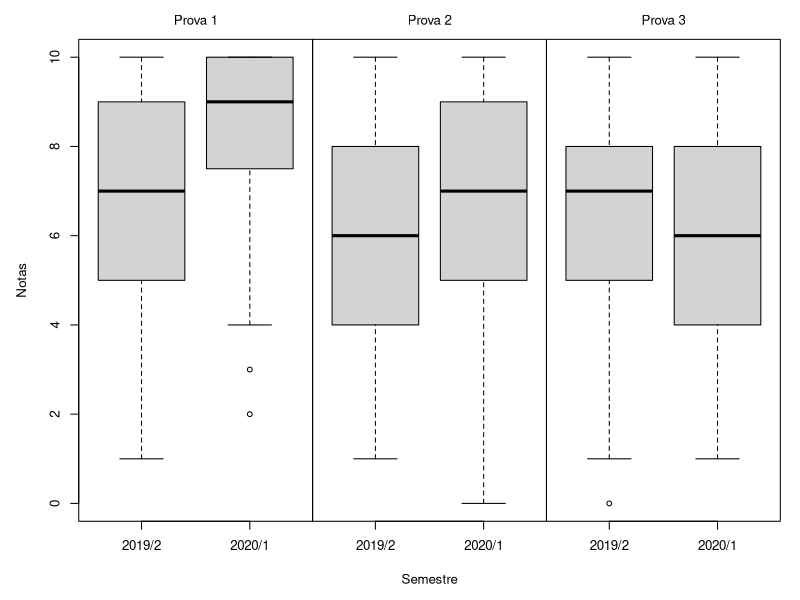

Generate this figure with R:
## ---- chunk 1
knitr::opts_chunk$set(echo = TRUE)
## ---- chunk 2
library(here)

## dados
# notas 2019/2
notas_prova1_20192 <- read.csv2(here("apresentacoes/dados", "notas_prova1_20192.csv"), sep = ",", header = TRUE, encoding = "UTF-8" )
notas_prova2_20192 <- read.csv2(here("apresentacoes/dados", "notas_prova2_20192.csv"), sep = ",", header = TRUE, encoding = "UTF-8" )
notas_prova3_20192 <- read.csv2(here("apresentacoes/dados", "notas_prova3_20192.csv"), sep = ",", header = TRUE, encoding = "UTF-8" )
notas20192 <- merge(notas_prova2_20192, notas_prova1_20192, by="cartao", all=TRUE)
names(notas20192)[names(notas20192) == "points.x"] <- "prova2"
names(notas20192)[names(notas20192) == "points.y"] <- "prova1"
notas20192 <- merge(notas20192, notas_prova3_20192, by="cartao", all=TRUE) # estão faltando notas da prova 3, tem um arquivo parte2 com os mesmos dados
names(notas20192)[names(notas20192) == "points"] <- "prova3"

# notas 2020/1
notas20201 <- read.csv2(here("apresentacoes/dados", "notas_provas_20201.csv"), sep = ",", header = TRUE, encoding = "UTF-8" )

# juntando bancos
dados <- rbind( cbind(semestre="2019/2", notas20192[,c("prova1", "prova2", "prova3")]), 
                cbind(semestre="2020/1", notas20201[,c("prova1", "prova2", "prova3")]))

## grafico - layout 8 panels
layout(rbind(c(0,2,7,8,0),
             c(4,1,5,6,0),
             c(0,3,3,3,0)),
       height = c(lcm(1), 1, lcm(2)),
       width = c(lcm(2), 1/3, 1/3, 1/3, lcm(0.5)))
#layout.show(3)
#box("outer", lty = "dotted")

# panel 1
par(mar = rep(0, 4), cex = 0.8)
yrange = c(0, 10)
boxplot(prova1 ~ semestre, dados, xlab="", ylab="", ylim=yrange)

# panel 2
plot.new()
text(.5, .5, "Prova 1")

# panel 3
plot.new()
plot.window(xlim = c(0, 1), ylim = c(0, 1))
text(.5, .25, "Semestre", cex = 1, font = 1)

# panel 4
plot.new()
text(.25, .5, "Notas", cex = 1, font = 1, srt = 90)

# panel 5
boxplot(prova2 ~ semestre, dados, xlab="", yaxt="n", ylim=yrange)

# panel 6
boxplot(prova3 ~ semestre, dados, xlab="", yaxt="n", ylim=yrange)

# panel 7
plot.new()
text(.5, .5, "Prova 2")

# panel 8
plot.new()
text(.5, .5, "Prova 3")
